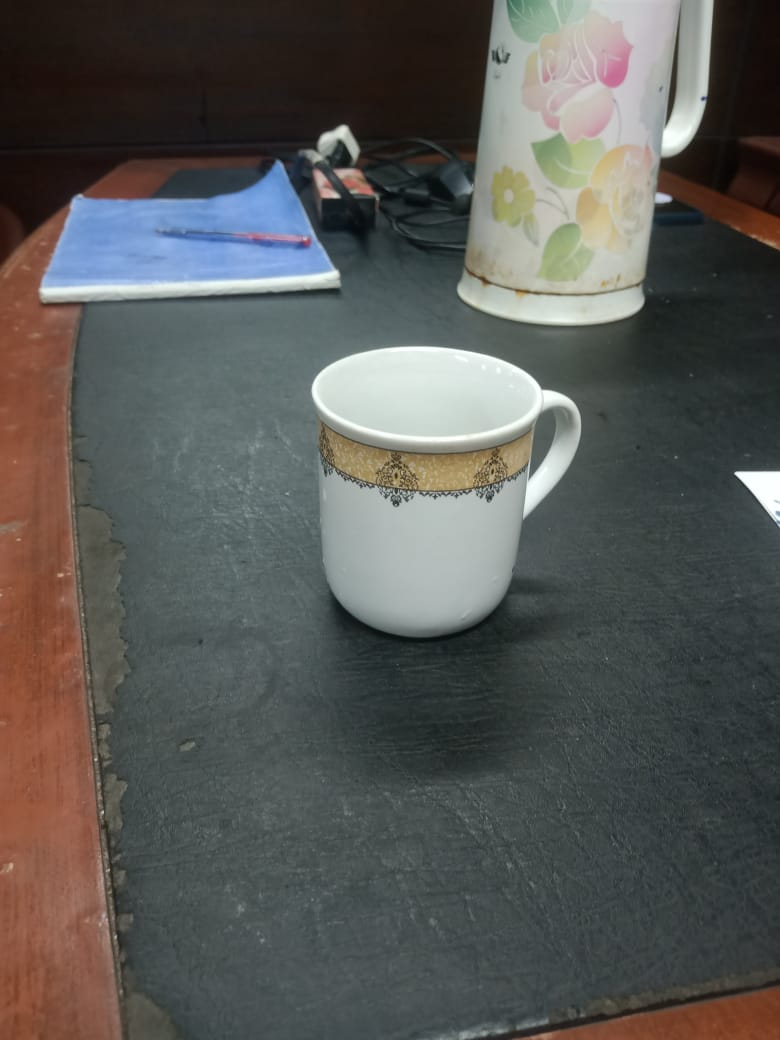
%> input picture cup.jpg, 780 x 1040 px
$ octave --eval "transform;"   (GNU Octave 9; MATLAB toolbox functions it lacks are replaced by stand-ins)
%> lines starting %> are read from the running program, lines starting %| are printed output that depends on the picture
function transform()
    clc;
    close all;

    I = imread('cup.jpg');
%> I is the input picture: size 1040x780x3 uint8; mean R, G, B 88.5, 88.8, 86

    [rows, cols, ~] = size(I);
%> rows = 1040; cols = 780
    outputView = imref2d([rows cols]);

    % Scaling matrix
    sx = 1.5;
    sy = 1.5;

    S = [sx  0   0;
         0   sy  0;
         0   0   1];

    % Translation matrix
    tx = 100;
    ty = 50;

    T = [1  0  tx;
         0  1  ty;
         0  0  1];

    % Rotation matrix
    theta = 30;
    theta = deg2rad(theta);

    R = [cos(theta) -sin(theta)  0;
         sin(theta)  cos(theta)  0;
         0           0           1];

    % Scaling
    tform_S = affine2d(S');
    I_scaled = imwarp(I, tform_S, 'OutputView', outputView);
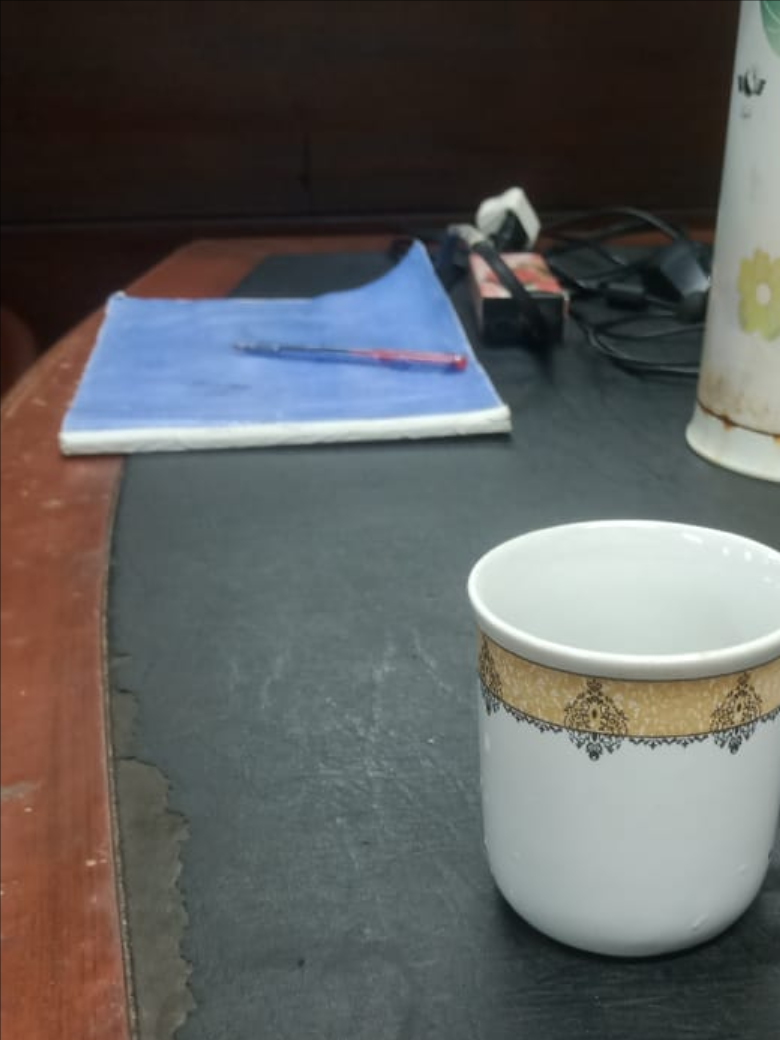
%> I_scaled: size 1040x780x3 uint8; mean R, G, B 94.2, 94.9, 93.7

    % Translation
    tform_T = affine2d(T');
    I_translated = imwarp(I, tform_T, 'OutputView', outputView);
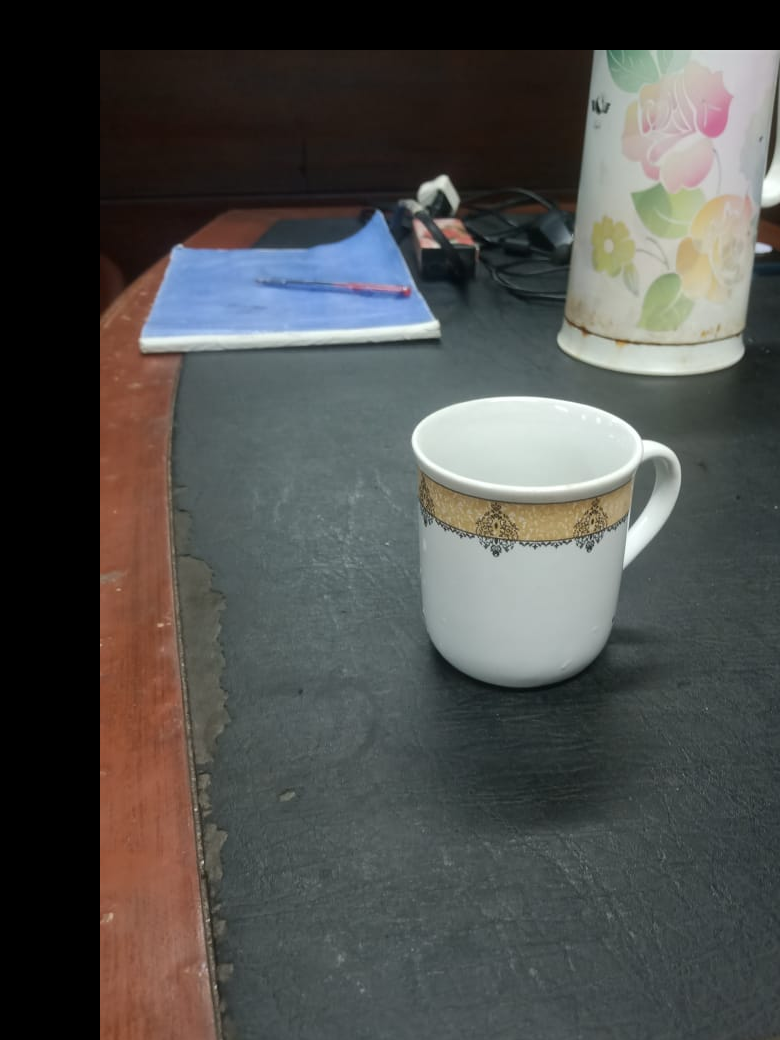
%> I_translated: size 1040x780x3 uint8; mean R, G, B 77.8, 78.4, 76.1

    % Rotation
    tform_R = affine2d(R');
    I_rotated = imwarp(I, tform_R, 'OutputView', outputView);
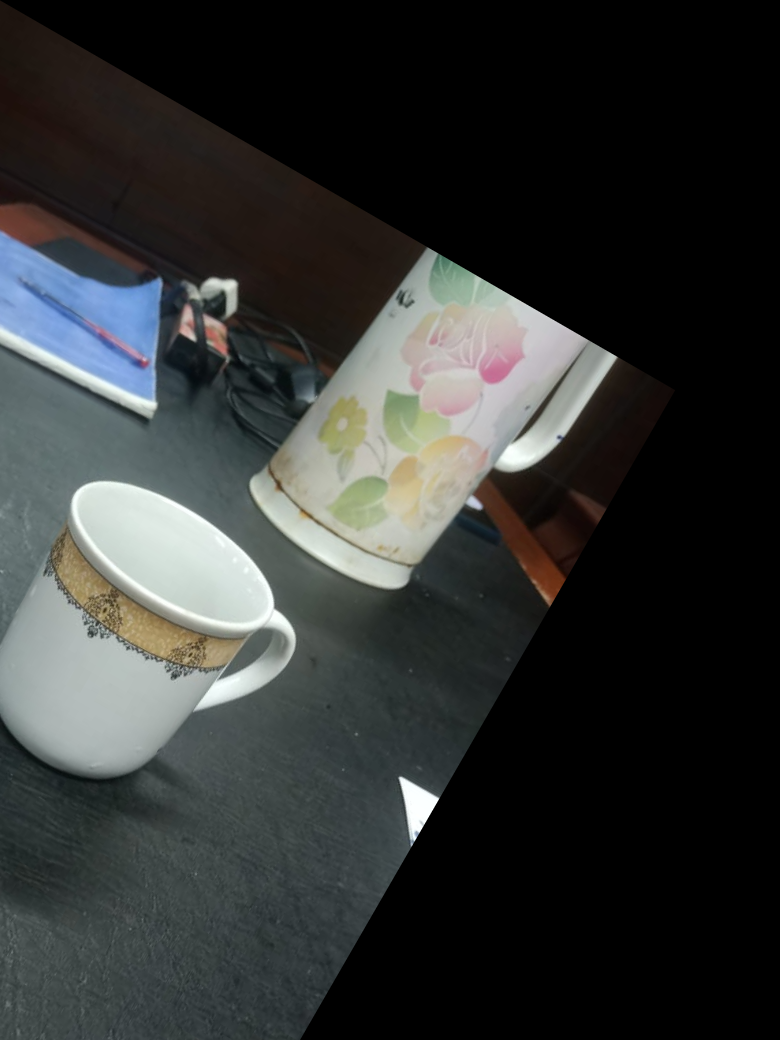
%> I_rotated: size 1040x780x3 uint8; mean R, G, B 49.8, 52.1, 51

    % Combined transformation
    H = R * T * S;

    tform_H = affine2d(H');
    I_combined = imwarp(I, tform_H, 'OutputView', outputView);
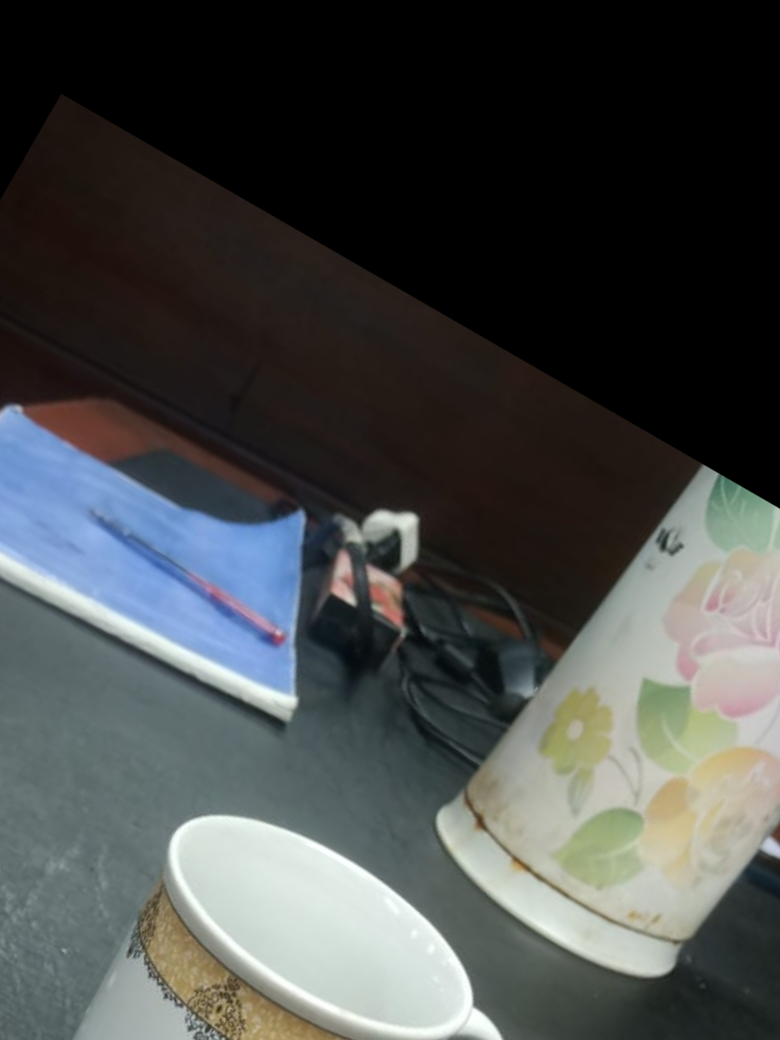
%> I_combined: size 1040x780x3 uint8; mean R, G, B 71.1, 74.1, 73.1

    % Display
    figure;

    subplot(1,5,1);
    imshow(I);
    title('Original');

    subplot(1,5,2);
    imshow(I_scaled);
    title('Scaled');

    subplot(1,5,3);
    imshow(I_translated);
    title('Translated');

    subplot(1,5,4);
    imshow(I_rotated);
    title('Rotated');

    subplot(1,5,5);
    imshow(I_combined);
    title('Combined');
end
